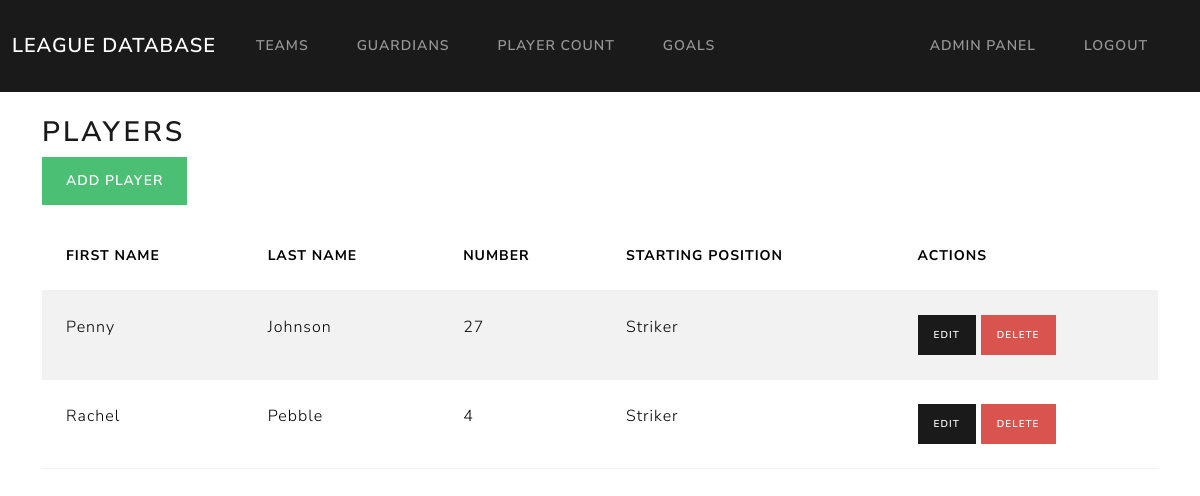
Screenshot of /manage-players/ (signed in) with the database file from the repository.
### league/models.py (models this page shows)
class Player(models.Model):
    playerid = models.AutoField(db_column='PlayerID', primary_key=True)  # Field name made lowercase.
    firstname = models.TextField(db_column='FirstName', blank=True, null=True)  # Field name made lowercase.
    lastname = models.TextField(db_column='LastName', blank=True, null=True)  # Field name made lowercase.
    dob = models.TextField(db_column='DOB', blank=True, null=True)  # Field name made lowercase.
    number = models.IntegerField(db_column='Number', blank=True, null=True)  # Field name made lowercase.
    startingposition = models.TextField(db_column='StartingPosition', blank=True, null=True)  # Field name made lowercase.
    teamid = models.ForeignKey('Team', models.DO_NOTHING, db_column='TeamID', blank=True, null=True)  # Field name made lowercase.
    class Meta:
        managed = False
        db_table = 'Player'

### league/views.py (the view)
# urls.py: path('manage-players/', views.manage_players, name='manage_players'),
@login_required
@user_passes_test(is_admin)
def manage_players(request):
    players = Player.objects.all()
    return render(request, 'league/manage_players.html', {'players': players})

### league/views.py (called while the page is built)
def is_admin(user):
    return user.is_superuser

### league/templates/league/manage_players.html (shortened to what this page needs)
{% extends 'base_admin.html' %}
{% block content %}
<h2>Players</h2>
<a href="{% url 'add_player' %}" class="btn btn-success mb-3">Add Player</a>
<table class="table table-striped">
    <thead>
        <tr>
            <th>First Name</th>
            <th>Last Name</th>
            <th>Number</th>
            <th>Starting Position</th>
            <th>Actions</th>
        </tr>
    </thead>
    <tbody>
        {% for player in players %}
        <tr>
            <td>{{ player.firstname }}</td>
            <td>{{ player.lastname }}</td>
            <td>{{ player.number }}</td>
            <td>{{ player.startingposition }}</td>
            <td>
                <a href="{% url 'edit_player' player.playerid %}" class="btn btn-primary btn-sm">Edit</a>
                <a href="{% url 'delete_player' player.playerid %}" class="btn btn-danger btn-sm">Delete</a>
            </td>
        </tr>
        {% endfor %}
    </tbody>
</table>
{% endblock %}

### rows the page displays
Player: firstname "Penny", lastname "Johnson", number "27", startingposition "Striker"
Player: firstname "Rachel", lastname "Pebble", number "4", startingposition "Striker"
